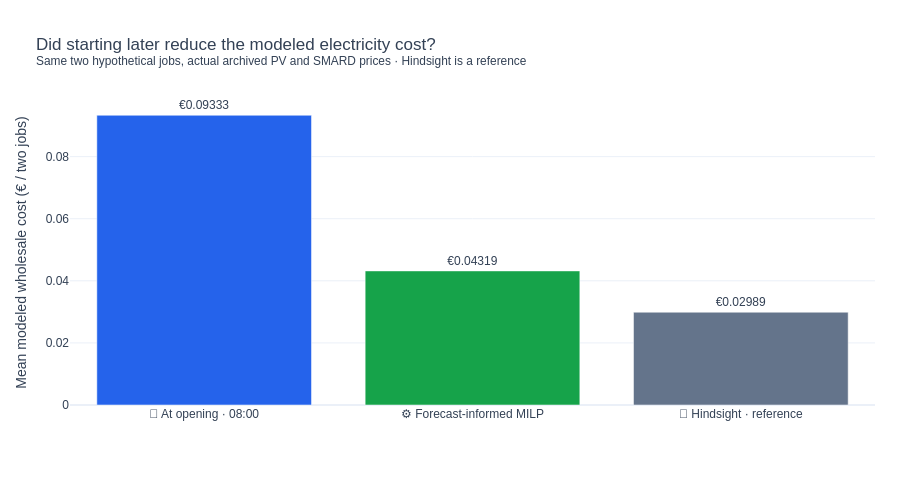

The code cell stored with this chart in its notebook:
### Markdown cell above
<a id="results"></a>
### 💶 5. Does flexible scheduling save electricity costs vs an 08:00 shift start?

The chart compares **🌅 starting the same two jobs at 08:00**, **⚙️ the main MILP recommendation**, and **🔭 Hindsight**. All complete **2.40 kWh of identical illustrative work**. Lower realized modeled wholesale cost is better; the MILP makes its earlier decision using risk-weighted cost and an assumed emissions preference.

**How to read it:** Blue is the assumed **08:00 shift-start baseline**. Green is the schedule selected using information available at decision time. Grey is the **perfect-information historical benchmark**, which cannot be deployed in advance.

<details><summary>💡 Why do I compare against 08:00 instead of claiming real factory savings?</summary>

The publisher does not provide actual production orders or a factory shift-start policy. **08:00 is a transparent start-of-working-day assumption**, not an observed operational decision. I can evaluate *modeled savings versus that rule*, not realized savings paid by a company.

</details>

### Code cell
# 📊 6. Three-way historical comparison: assumed 08:00 shift start, MILP, Hindsight.
labels = ["🌅 At opening · 08:00", "⚙️ Forecast-informed MILP", "🔭 Hindsight · reference"]
fields = ["Early_cost_EUR", "MILP_cost_EUR", "Hindsight_cost_EUR"]
colors = [BLUE, GREEN, SLATE]
means = [float(results.get_column(col).mean()) for col in fields]
headline = pl.DataFrame({
    "Strategy": labels,
    "Mean cost (€ / 2 jobs)": means,
    "Total cost (€)": [float(results.get_column(col).sum()) for col in fields],
})
show_table(headline, f"💶 Same workload and {results.height} historical days")

baseline_cost = means[0]
mean_saving = float(results.get_column("MILP_saving_vs_early_EUR").mean())
relative_saving = (100 * mean_saving / baseline_cost) if baseline_cost > 0 else None
better_days = results.filter(pl.col("MILP_saving_vs_early_EUR") > 1e-7).height
same_days = results.filter(pl.col("MILP_saving_vs_early_EUR").abs() <= 1e-7).height
worse_days = results.height - better_days - same_days
mean_regret = float(results.get_column("MILP_regret_EUR").mean())

show_cards([
    ("🌅 Start at opening", f"€{means[0]:.5f}", "Average wholesale cost per two jobs"),
    ("⚙️ MILP", f"€{means[1]:.5f}", "Same work, start time selected by model"),
    ("🔭 Hindsight", f"€{means[2]:.5f}", "Cheapest historical cost, known afterward"),
    ("💶 Mean saving", f"€{mean_saving:+.5f}", "Positive = MILP cheaper than 08:00"),
    ("📉 Change vs 08:00", f"{relative_saving:+.1f}%" if relative_saving is not None else "—",
     "Based on matched days, not annual savings"),
    ("✅ Days improved", f"{better_days}/{results.height}", f"{same_days} ties · {worse_days} worse"),
])

fig = go.Figure(go.Bar(
    x=labels, y=means, marker_color=colors,
    text=[f"€{v:.5f}" for v in means], textposition="outside",
))
fig.update_layout(
    title={"text": "Did starting later reduce the modeled electricity cost?"
                   "<br><sup>Same two hypothetical jobs, actual archived PV and SMARD prices · Hindsight is a reference</sup>", "x": .04},
    template="plotly_white", height=480, showlegend=False,
    margin=dict(l=70, r=25, t=100, b=75),
    font=dict(family="Arial,sans-serif", color="#334155"),
)
fig.update_yaxes(title="Mean modeled wholesale cost (€ / two jobs)", rangemode="tozero")
fig.show()

report(
    f"Across **{results.height} matched dates**, the MILP changed the modeled wholesale cost "
    f"by **€{mean_saving:+.5f} per two-job schedule** compared with the assumed 08:00 start "
    f"({f'{relative_saving:+.1f}%' if relative_saving is not None else 'percentage unavailable'}). "
    f"It was cheaper on **{better_days} days**, tied on **{same_days}**, and cost more on **{worse_days}**. "
    "These are *historical scenario estimates*, not verified factory bills or measured savings."
)

### Figure 1 — Plotly figure (JSON) as saved in the notebook; plotly's stock layout.template omitted (floating-point values rounded to 4 significant figures)
{"data": [{"marker": {"color": ["#2563eb", "#16a34a", "#64748b"]}, "text": ["€0.09333", "€0.04319", "€0.02989"], "textposition": "outside", "type": "bar", "x": ["🌅 At opening · 08:00", "⚙️ Forecast-informed MILP", "🔭 Hindsight · reference"], "y": [0.09333, 0.04319, 0.02989]}], "layout": {"font": {"color": "#334155", "family": "Arial,sans-serif"}, "height": 480, "margin": {"b": 75, "l": 70, "r": 25, "t": 100}, "showlegend": false, "title": {"text": "Did starting later reduce the modeled electricity cost?<br><sup>Same two hypothetical jobs, actual archived PV and SMARD prices · Hindsight is a reference</sup>", "x": 0.04}, "yaxis": {"rangemode": "tozero", "title": {"text": "Mean modeled wholesale cost (€ / two jobs)"}}}}
